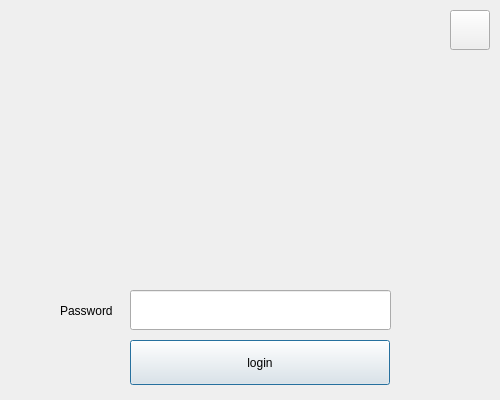
<?xml version="1.0" encoding="UTF-8"?>
<ui version="4.0">
 <class>login</class>
 <widget class="QDialog" name="login">
  <property name="geometry">
   <rect>
    <x>0</x>
    <y>0</y>
    <width>500</width>
    <height>400</height>
   </rect>
  </property>
  <property name="windowTitle">
   <string>Dialog</string>
  </property>
  <widget class="QPushButton" name="Login">
   <property name="geometry">
    <rect>
     <x>130</x>
     <y>340</y>
     <width>260</width>
     <height>45</height>
    </rect>
   </property>
   <property name="text">
    <string>login</string>
   </property>
  </widget>
  <widget class="QLineEdit" name="PSD">
   <property name="geometry">
    <rect>
     <x>130</x>
     <y>290</y>
     <width>261</width>
     <height>40</height>
    </rect>
   </property>
  </widget>
  <widget class="QPushButton" name="quit">
   <property name="geometry">
    <rect>
     <x>450</x>
     <y>10</y>
     <width>40</width>
     <height>40</height>
    </rect>
   </property>
   <property name="text">
    <string/>
   </property>
  </widget>
  <widget class="QLabel" name="label">
   <property name="geometry">
    <rect>
     <x>60</x>
     <y>295</y>
     <width>71</width>
     <height>31</height>
    </rect>
   </property>
   <property name="styleSheet">
    <string notr="true">font: 11pt &quot;黑体&quot;;
font-color:: rgb(238, 238, 238);</string>
   </property>
   <property name="text">
    <string>Password</string>
   </property>
  </widget>
  <widget class="QLabel" name="label_2">
   <property name="geometry">
    <rect>
     <x>0</x>
     <y>0</y>
     <width>500</width>
     <height>400</height>
    </rect>
   </property>
   <property name="text">
    <string/>
   </property>
  </widget>
  <zorder>label_2</zorder>
  <zorder>Login</zorder>
  <zorder>PSD</zorder>
  <zorder>quit</zorder>
  <zorder>label</zorder>
 </widget>
 <resources/>
 <connections/>
</ui>
